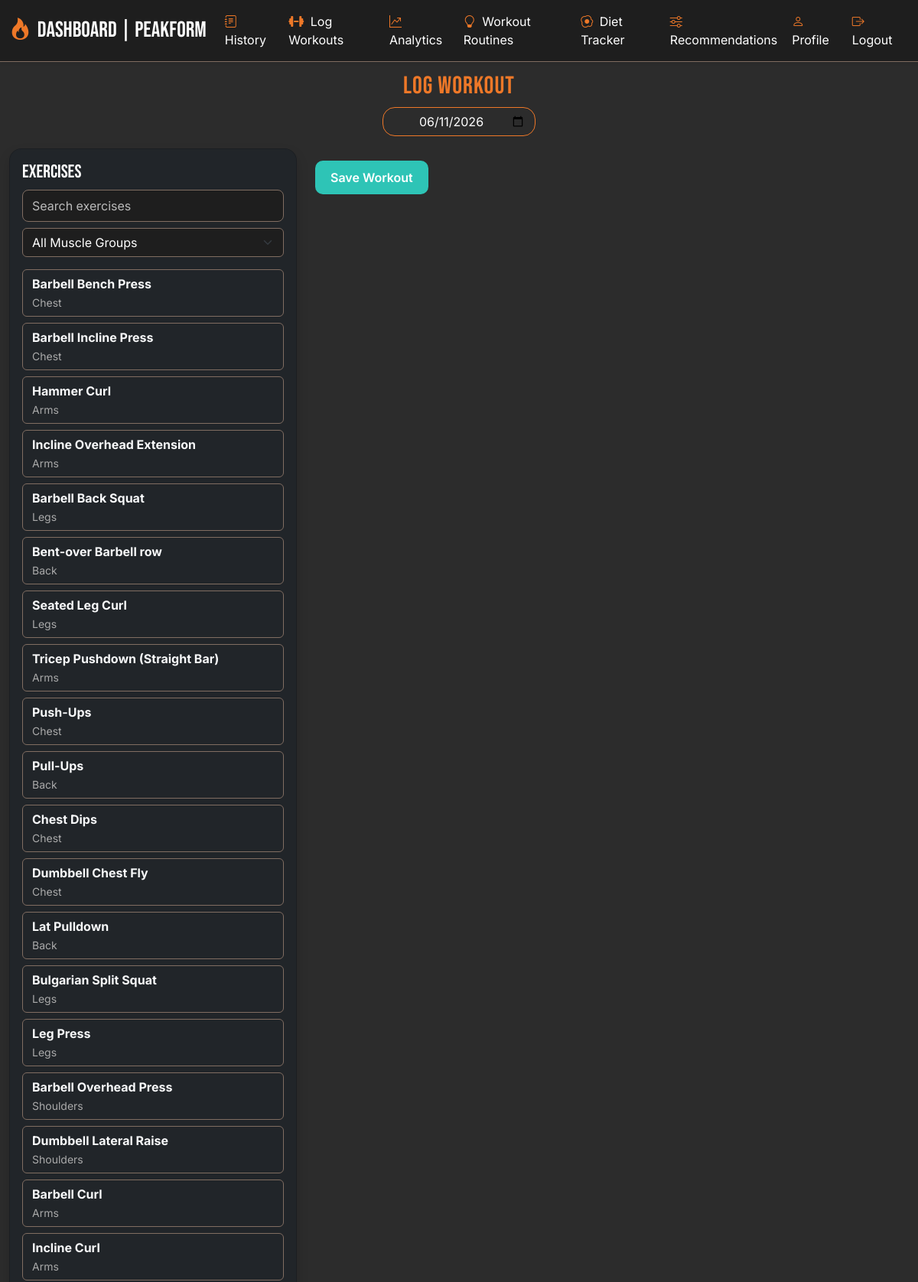
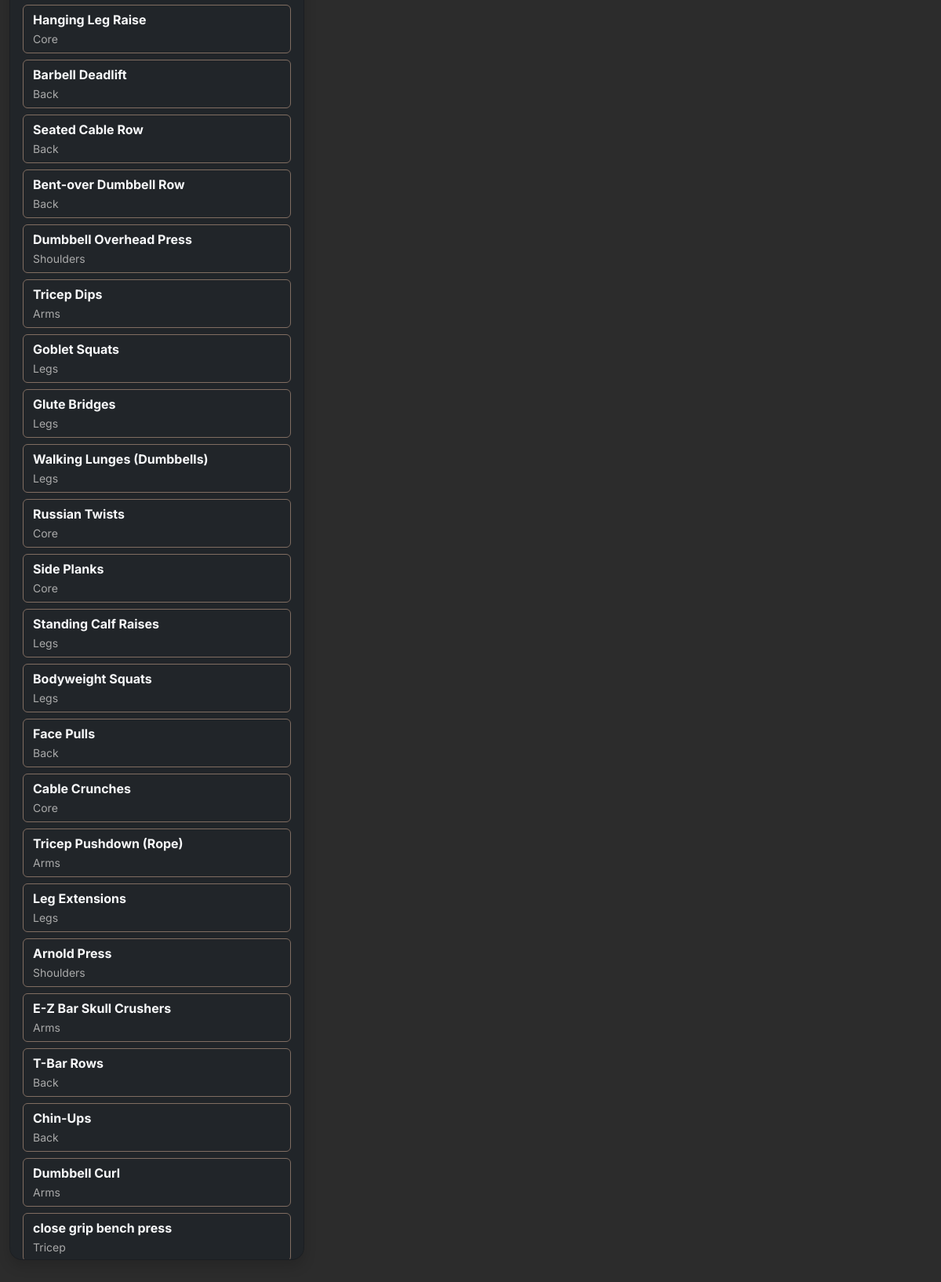
Page /log_workout (signed in) on the committed database (2 pictures, top to bottom).
### tables this page shows
CREATE TABLE "exercises" (
	"id"	INTEGER,
	"name"	TEXT NOT NULL UNIQUE,
	"muscle_group"	TEXT NOT NULL,
	"equipment"	TEXT,
	"type"	TEXT,
	"difficulty"	TEXT,
	"primary_muscle"	TEXT,
	PRIMARY KEY("id" AUTOINCREMENT)
);

### app.py (the view, shortened to what this page needs)
@app.route('/log_workout', methods=['GET', 'POST'])
def log_workout():
    if 'user' not in session:
        return redirect('/login')
    conn = sqlite3.connect('workout_tracker.db')
    c = conn.cursor()
    c.execute("SELECT name, muscle_group FROM exercises")
    exercises = c.fetchall()
    conn.close()
    prefilled = []
    return render_template(
        'log_workout.html',
        exercise=exercises,
        current_date=datetime.now().strftime("%Y-%m-%d"),
        prefilled=prefilled  # <-- this is crucial for JS prefill
    )

### templates/log_workout.html (shortened to what this page needs)
{% extends "base.html" %}
{% block content %}
    <div class="container-fluid mt-4">
        <h2 class="text-center" style="font-family: 'Bebas Neue', sans-serif; color: var(--primary);">Log Workout</h2>
        <div class="text-center mb-3">
            <input type="date" id="date" name="date" class="form-control d-inline-block text-center"
                style="max-width: 200px; background-color: var(--dark); color: white; border: 1px solid var(--primary);"
                value="{{ current_date }}" required>
        </div>
        <div class="row g-4">
            <div class="col-md-4">
                <div class="card bg-dark text-white rouded-4 shadow p-3" style="max-height: 80vh; overflow-y: auto">
                    <h4 style="font-family: 'Bebas Neue', sans-serif;">Exercises</h4>
                    <input type="text" id="searchInput" onkeyup="filterExercises()" placeholder="Search exercises"
                    class="form-control mb-2" style="background-color: var(--light-dark); color:white; border: 1px solid var(--grey);">
                    <select id="muscleFilter" onchange="filterExercises()" class="form-select mb-3"
                        style="background-color: var(--light-dark); color: white; border: 1px solid var(--grey);">
                        <option value="">All Muscle Groups</option>
                    </select>
                    <div id="exerciseList" class="d-grid gap-2">
                        {% for ex in exercise %}
                        <button class="btn btn-outline-light text-start"
                            style="font-family: 'Inter'; border-color: var(--grey);"
                            data-muscle="{{ ex[1] }}"
                            onclick="selectExercise('{{ ex[0] }}')">
                        <strong>{{ ex[0] }}</strong> <br><small class="text-muted">{{ ex[1] }}</small>
                        </button>
                    {% endfor %}
                    </div>
                </div>
            </div>
            <div class="col-md-8">
                <button type="button" class="btn btn-teal mt-3" id="saveWorkoutBtn">Save Workout</button>
            </div>
        </div>
    </div>
{% endblock %}

### static/style.css (style rules this page uses)
.btn-teal { background-color: #2ec4b6; color: white; border: none; font-weight: 600; padding: 10px 20px; border-radius: 10px; }
#searchInput { background-color: var(--light-dark); color: white; border: 1px solid var(--grey); border-radius: 8px; padding: 8px 12px; }
#searchInput::placeholder { color: #bbb; }
.card { background-color: var(--light-dark); border-radius: 1rem; }
* { box-sizing: border-box; }
:root { --primary: #EE7828; --dark: #2c2c2c; --grey: #806d61; --light-dark: #1e1e1e; }
body { background-color: var(--dark); color: white; font-family: 'Inter', sans-serif; min-height: 100vh; }
h1, h2, h3 { font-family: 'Helvetica', sans-serif; letter-spacing: 1px; color: var(--primary); }
.form-control { background-color: #333; color:white; border: 1px solid #555; border-radius: 1rem; }
.text-muted { color: #aaa !important; }

### rows in the picture
exercises: name "Barbell Bench Press", muscle_group "Chest"
exercises: name "Barbell Incline Press", muscle_group "Chest"
exercises: name "Hammer Curl", muscle_group "Arms"
exercises: name "Incline Overhead Extension", muscle_group "Arms"
exercises: name "Barbell Back Squat", muscle_group "Legs"
exercises: name "Bent-over Barbell row", muscle_group "Back"
exercises: name "Seated Leg Curl", muscle_group "Legs"
exercises: name "Tricep Pushdown (Straight Bar)", muscle_group "Arms"
exercises: name "Push-Ups", muscle_group "Chest"
exercises: name "Pull-Ups", muscle_group "Back"
exercises: name "Chest Dips", muscle_group "Chest"
exercises: name "Dumbbell Chest Fly", muscle_group "Chest"
exercises: name "Lat Pulldown", muscle_group "Back"
exercises: name "Bulgarian Split Squat", muscle_group "Legs"
exercises: name "Leg Press", muscle_group "Legs"
exercises: name "Barbell Overhead Press", muscle_group "Shoulders"
exercises: name "Dumbbell Lateral Raise", muscle_group "Shoulders"
exercises: name "Barbell Curl", muscle_group "Arms"
exercises: name "Incline Curl", muscle_group "Arms"
exercises: name "Hanging Leg Raise", muscle_group "Core"
exercises: name "Barbell Deadlift", muscle_group "Back"
exercises: name "Seated Cable Row", muscle_group "Back"
exercises: name "Bent-over Dumbbell Row", muscle_group "Back"
exercises: name "Dumbbell Overhead Press", muscle_group "Shoulders"
exercises: name "Tricep Dips", muscle_group "Arms"
exercises: name "Goblet Squats", muscle_group "Legs"
exercises: name "Glute Bridges", muscle_group "Legs"
exercises: name "Walking Lunges (Dumbbells)", muscle_group "Legs"
exercises: name "Russian Twists", muscle_group "Core"
exercises: name "Side Planks", muscle_group "Core"
exercises: name "Standing Calf Raises", muscle_group "Legs"
exercises: name "Bodyweight Squats", muscle_group "Legs"
exercises: name "Face Pulls", muscle_group "Back"
exercises: name "Cable Crunches", muscle_group "Core"
exercises: name "Tricep Pushdown (Rope)", muscle_group "Arms"
exercises: name "Leg Extensions", muscle_group "Legs"
exercises: name "Arnold Press", muscle_group "Shoulders"
exercises: name "E-Z Bar Skull Crushers", muscle_group "Arms"
exercises: name "T-Bar Rows", muscle_group "Back"
exercises: name "Chin-Ups", muscle_group "Back"
exercises: name "Dumbbell Curl", muscle_group "Arms"
exercises: name "close grip bench press", muscle_group "Tricep"
